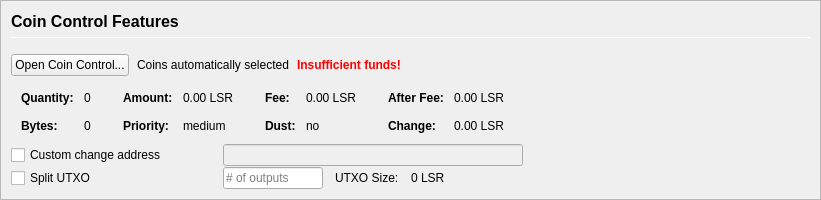
         <widget class="QFrame" name="frameCoinControl">
          <property name="sizePolicy">
           <sizepolicy hsizetype="Expanding" vsizetype="Expanding">
            <horstretch>0</horstretch>
            <verstretch>0</verstretch>
           </sizepolicy>
          </property>
          <property name="maximumSize">
           <size>
            <width>16777215</width>
            <height>16777215</height>
           </size>
          </property>
          <property name="frameShape">
           <enum>QFrame::StyledPanel</enum>
          </property>
          <property name="frameShadow">
           <enum>QFrame::Sunken</enum>
          </property>
          <layout class="QVBoxLayout" name="verticalLayoutCoinControl2">
           <property name="spacing">
            <number>0</number>
           </property>
           <property name="leftMargin">
            <number>0</number>
           </property>
           <property name="topMargin">
            <number>0</number>
           </property>
           <property name="rightMargin">
            <number>0</number>
           </property>
           <property name="bottomMargin">
            <number>0</number>
           </property>
           <item>
            <widget class="QFrame" name="frameCoinControl_BG">
             <layout class="QVBoxLayout" name="verticalLayoutCoinControl" stretch="0,0,0,0,0,0">
              <property name="spacing">
               <number>1</number>
              </property>
              <property name="leftMargin">
               <number>10</number>
              </property>
              <property name="topMargin">
               <number>10</number>
              </property>
              <item>
               <layout class="QHBoxLayout" name="horizontalLayoutCoinControl1">
                <property name="bottomMargin">
                 <number>15</number>
                </property>
                <item>
                 <layout class="QVBoxLayout" name="verticalLayout_3">
                  <property name="spacing">
                   <number>6</number>
                  </property>
                  <item>
                   <widget class="QLabel" name="labelCoinControlFeatures">
                    <property name="sizePolicy">
                     <sizepolicy hsizetype="Preferred" vsizetype="Maximum">
                      <horstretch>0</horstretch>
                      <verstretch>0</verstretch>
                     </sizepolicy>
                    </property>
                    <property name="minimumSize">
                     <size>
                      <width>0</width>
                      <height>20</height>
                     </size>
                    </property>
                    <property name="font">
                     <font>
                      <pointsize>12</pointsize>
                      <weight>75</weight>
                      <bold>true</bold>
                     </font>
                    </property>
                    <property name="styleSheet">
                     <string notr="true">font-weight:bold;</string>
                    </property>
                    <property name="text">
                     <string>Coin Control Features</string>
                    </property>
                   </widget>
                  </item>
                  <item>
                   <widget class="Line" name="line">
                    <property name="minimumSize">
                     <size>
                      <width>0</width>
                      <height>1</height>
                     </size>
                    </property>
                    <property name="maximumSize">
                     <size>
                      <width>16777215</width>
                      <height>1</height>
                     </size>
                    </property>
                    <property name="orientation">
                     <enum>Qt::Horizontal</enum>
                    </property>
                   </widget>
                  </item>
                 </layout>
                </item>
               </layout>
              </item>
              <item>
               <layout class="QHBoxLayout" name="horizontalLayoutCoinControl2" stretch="0,0,0,0">
                <property name="spacing">
                 <number>8</number>
                </property>
                <property name="bottomMargin">
                 <number>10</number>
                </property>
                <item>
                 <widget class="QPushButton" name="pushButtonCoinControl">
                  <property name="styleSheet">
                   <string notr="true"/>
                  </property>
                  <property name="text">
                   <string>Open Coin Control...</string>
                  </property>
                  <property name="autoDefault">
                   <bool>false</bool>
                  </property>
                 </widget>
                </item>
                <item>
                 <widget class="QLabel" name="labelCoinControlAutomaticallySelected">
                  <property name="text">
                   <string>Coins automatically selected</string>
                  </property>
                  <property name="margin">
                   <number>5</number>
                  </property>
                 </widget>
                </item>
                <item>
                 <widget class="QLabel" name="labelCoinControlInsuffFunds">
                  <property name="font">
                   <font>
                    <weight>75</weight>
                    <bold>true</bold>
                   </font>
                  </property>
                  <property name="styleSheet">
                   <string notr="true">color:red;font-weight:bold;</string>
                  </property>
                  <property name="text">
                   <string>Insufficient funds!</string>
                  </property>
                  <property name="margin">
                   <number>5</number>
                  </property>
                 </widget>
                </item>
                <item>
                 <spacer name="horizontalSpacerCoinControl">
                  <property name="orientation">
                   <enum>Qt::Horizontal</enum>
                  </property>
                  <property name="sizeHint" stdset="0">
                   <size>
                    <width>40</width>
                    <height>1</height>
                   </size>
                  </property>
                 </spacer>
                </item>
               </layout>
              </item>
              <item>
               <widget class="QWidget" name="widgetCoinControl" native="true">
                <property name="sizePolicy">
                 <sizepolicy hsizetype="Preferred" vsizetype="Preferred">
                  <horstretch>0</horstretch>
                  <verstretch>0</verstretch>
                 </sizepolicy>
                </property>
                <property name="minimumSize">
                 <size>
                  <width>0</width>
                  <height>0</height>
                 </size>
                </property>
                <property name="styleSheet">
                 <string notr="true"/>
                </property>
                <layout class="QHBoxLayout" name="horizontalLayoutCoinControl5">
                 <property name="leftMargin">
                  <number>0</number>
                 </property>
                 <property name="topMargin">
                  <number>0</number>
                 </property>
                 <property name="rightMargin">
                  <number>0</number>
                 </property>
                 <property name="bottomMargin">
                  <number>0</number>
                 </property>
                 <item>
                  <layout class="QHBoxLayout" name="horizontalLayoutCoinControl3" stretch="0,0,0,1">
                   <property name="spacing">
                    <number>20</number>
                   </property>
                   <property name="topMargin">
                    <number>0</number>
                   </property>
                   <property name="bottomMargin">
                    <number>10</number>
                   </property>
                   <item>
                    <layout class="QFormLayout" name="formLayoutCoinControl1">
                     <property name="horizontalSpacing">
                      <number>10</number>
                     </property>
                     <property name="verticalSpacing">
                      <number>14</number>
                     </property>
                     <property name="leftMargin">
                      <number>10</number>
                     </property>
                     <property name="topMargin">
                      <number>4</number>
                     </property>
                     <property name="rightMargin">
                      <number>6</number>
                     </property>
                     <item row="0" column="0">
                      <widget class="QLabel" name="labelCoinControlQuantityText">
                       <property name="font">
                        <font>
                         <weight>75</weight>
                         <bold>true</bold>
                        </font>
                       </property>
                       <property name="text">
                        <string>Quantity:</string>
                       </property>
                       <property name="margin">
                        <number>0</number>
                       </property>
                      </widget>
                     </item>
                     <item row="0" column="1">
                      <widget class="QLabel" name="labelCoinControlQuantity">
                       <property name="cursor">
                        <cursorShape>IBeamCursor</cursorShape>
                       </property>
                       <property name="contextMenuPolicy">
                        <enum>Qt::ActionsContextMenu</enum>
                       </property>
                       <property name="text">
                        <string notr="true">0</string>
                       </property>
                       <property name="margin">
                        <number>0</number>
                       </property>
                       <property name="textInteractionFlags">
                        <set>Qt::LinksAccessibleByMouse|Qt::TextSelectableByKeyboard|Qt::TextSelectableByMouse</set>
                       </property>
                      </widget>
                     </item>
                     <item row="1" column="0">
                      <widget class="QLabel" name="labelCoinControlBytesText">
                       <property name="font">
                        <font>
                         <weight>75</weight>
                         <bold>true</bold>
                        </font>
                       </property>
                       <property name="text">
                        <string>Bytes:</string>
                       </property>
                      </widget>
                     </item>
                     <item row="1" column="1">
                      <widget class="QLabel" name="labelCoinControlBytes">
                       <property name="cursor">
                        <cursorShape>IBeamCursor</cursorShape>
                       </property>
                       <property name="contextMenuPolicy">
                        <enum>Qt::ActionsContextMenu</enum>
                       </property>
                       <property name="text">
                        <string notr="true">0</string>
                       </property>
                       <property name="textInteractionFlags">
                        <set>Qt::LinksAccessibleByMouse|Qt::TextSelectableByKeyboard|Qt::TextSelectableByMouse</set>
                       </property>
                      </widget>
                     </item>
                    </layout>
                   </item>
                   <item>
                    <layout class="QFormLayout" name="formLayoutCoinControl2">
                     <property name="horizontalSpacing">
                      <number>10</number>
                     </property>
                     <property name="verticalSpacing">
                      <number>14</number>
                     </property>
                     <property name="leftMargin">
                      <number>6</number>
                     </property>
                     <property name="topMargin">
                      <number>4</number>
                     </property>
                     <property name="rightMargin">
                      <number>6</number>
                     </property>
                     <item row="0" column="0">
                      <widget class="QLabel" name="labelCoinControlAmountText">
                       <property name="font">
                        <font>
                         <weight>75</weight>
                         <bold>true</bold>
                        </font>
                       </property>
                       <property name="text">
                        <string>Amount:</string>
                       </property>
                       <property name="margin">
                        <number>0</number>
                       </property>
                      </widget>
                     </item>
                     <item row="0" column="1">
                      <widget class="QLabel" name="labelCoinControlAmount">
                       <property name="cursor">
                        <cursorShape>IBeamCursor</cursorShape>
                       </property>
                       <property name="contextMenuPolicy">
                        <enum>Qt::ActionsContextMenu</enum>
                       </property>
                       <property name="text">
                        <string notr="true">0.00 LSR</string>
                       </property>
                       <property name="textInteractionFlags">
                        <set>Qt::LinksAccessibleByMouse|Qt::TextSelectableByKeyboard|Qt::TextSelectableByMouse</set>
                       </property>
                      </widget>
                     </item>
                     <item row="1" column="0">
                      <widget class="QLabel" name="labelCoinControlPriorityText">
                       <property name="font">
                        <font>
                         <weight>75</weight>
                         <bold>true</bold>
                        </font>
                       </property>
                       <property name="text">
                        <string>Priority:</string>
                       </property>
                      </widget>
                     </item>
                     <item row="1" column="1">
                      <widget class="QLabel" name="labelCoinControlPriority">
                       <property name="cursor">
                        <cursorShape>IBeamCursor</cursorShape>
                       </property>
                       <property name="contextMenuPolicy">
                        <enum>Qt::ActionsContextMenu</enum>
                       </property>
                       <property name="text">
                        <string>medium</string>
                       </property>
                       <property name="textInteractionFlags">
                        <set>Qt::LinksAccessibleByMouse|Qt::TextSelectableByKeyboard|Qt::TextSelectableByMouse</set>
                       </property>
                      </widget>
                     </item>
                    </layout>
                   </item>
                   <item>
                    <layout class="QFormLayout" name="formLayoutCoinControl3">
                     <property name="horizontalSpacing">
                      <number>10</number>
                     </property>
                     <property name="verticalSpacing">
                      <number>14</number>
                     </property>
                     <property name="leftMargin">
                      <number>6</number>
                     </property>
                     <property name="topMargin">
                      <number>4</number>
                     </property>
                     <property name="rightMargin">
                      <number>6</number>
                     </property>
                     <item row="0" column="0">
                      <widget class="QLabel" name="labelCoinControlFeeText">
                       <property name="font">
                        <font>
                         <weight>75</weight>
                         <bold>true</bold>
                        </font>
                       </property>
                       <property name="text">
                        <string>Fee:</string>
                       </property>
                       <property name="margin">
                        <number>0</number>
                       </property>
                      </widget>
                     </item>
                     <item row="0" column="1">
                      <widget class="QLabel" name="labelCoinControlFee">
                       <property name="cursor">
                        <cursorShape>IBeamCursor</cursorShape>
                       </property>
                       <property name="contextMenuPolicy">
                        <enum>Qt::ActionsContextMenu</enum>
                       </property>
                       <property name="text">
                        <string notr="true">0.00 LSR</string>
                       </property>
                       <property name="textInteractionFlags">
                        <set>Qt::LinksAccessibleByMouse|Qt::TextSelectableByKeyboard|Qt::TextSelectableByMouse</set>
                       </property>
                      </widget>
                     </item>
                     <item row="1" column="0">
                      <widget class="QLabel" name="labelCoinControlLowOutputText">
                       <property name="font">
                        <font>
                         <weight>75</weight>
                         <bold>true</bold>
                        </font>
                       </property>
                       <property name="text">
                        <string>Dust:</string>
                       </property>
                      </widget>
                     </item>
                     <item row="1" column="1">
                      <widget class="QLabel" name="labelCoinControlLowOutput">
                       <property name="cursor">
                        <cursorShape>IBeamCursor</cursorShape>
                       </property>
                       <property name="contextMenuPolicy">
                        <enum>Qt::ActionsContextMenu</enum>
                       </property>
                       <property name="text">
                        <string>no</string>
                       </property>
                       <property name="textInteractionFlags">
                        <set>Qt::LinksAccessibleByMouse|Qt::TextSelectableByKeyboard|Qt::TextSelectableByMouse</set>
                       </property>
                      </widget>
                     </item>
                    </layout>
                   </item>
                   <item>
                    <layout class="QFormLayout" name="formLayoutCoinControl4">
                     <property name="horizontalSpacing">
                      <number>10</number>
                     </property>
                     <property name="verticalSpacing">
                      <number>14</number>
                     </property>
                     <property name="leftMargin">
                      <number>6</number>
                     </property>
                     <property name="topMargin">
                      <number>4</number>
                     </property>
                     <property name="rightMargin">
                      <number>6</number>
                     </property>
                     <item row="0" column="0">
                      <widget class="QLabel" name="labelCoinControlAfterFeeText">
                       <property name="font">
                        <font>
                         <weight>75</weight>
                         <bold>true</bold>
                        </font>
                       </property>
                       <property name="text">
                        <string>After Fee:</string>
                       </property>
                       <property name="margin">
                        <number>0</number>
                       </property>
                      </widget>
                     </item>
                     <item row="0" column="1">
                      <widget class="QLabel" name="labelCoinControlAfterFee">
                       <property name="cursor">
                        <cursorShape>IBeamCursor</cursorShape>
                       </property>
                       <property name="contextMenuPolicy">
                        <enum>Qt::ActionsContextMenu</enum>
                       </property>
                       <property name="text">
                        <string notr="true">0.00 LSR</string>
                       </property>
                       <property name="textInteractionFlags">
                        <set>Qt::LinksAccessibleByMouse|Qt::TextSelectableByKeyboard|Qt::TextSelectableByMouse</set>
                       </property>
                      </widget>
                     </item>
                     <item row="1" column="0">
                      <widget class="QLabel" name="labelCoinControlChangeText">
                       <property name="font">
                        <font>
                         <weight>75</weight>
                         <bold>true</bold>
                        </font>
                       </property>
                       <property name="text">
                        <string>Change:</string>
                       </property>
                      </widget>
                     </item>
                     <item row="1" column="1">
                      <widget class="QLabel" name="labelCoinControlChange">
                       <property name="cursor">
                        <cursorShape>IBeamCursor</cursorShape>
                       </property>
                       <property name="contextMenuPolicy">
                        <enum>Qt::ActionsContextMenu</enum>
                       </property>
                       <property name="text">
                        <string notr="true">0.00 LSR</string>
                       </property>
                       <property name="textInteractionFlags">
                        <set>Qt::LinksAccessibleByMouse|Qt::TextSelectableByKeyboard|Qt::TextSelectableByMouse</set>
                       </property>
                      </widget>
                     </item>
                    </layout>
                   </item>
                  </layout>
                 </item>
                </layout>
               </widget>
              </item>
              <item>
               <layout class="QHBoxLayout" name="horizontalLayoutCoinControl4">
                <property name="spacing">
                 <number>12</number>
                </property>
                <property name="sizeConstraint">
                 <enum>QLayout::SetDefaultConstraint</enum>
                </property>
                <property name="topMargin">
                 <number>0</number>
                </property>
                <property name="rightMargin">
                 <number>0</number>
                </property>
                <item>
                 <widget class="QCheckBox" name="checkBoxCoinControlChange">
                  <property name="sizePolicy">
                   <sizepolicy hsizetype="Preferred" vsizetype="Preferred">
                    <horstretch>0</horstretch>
                    <verstretch>0</verstretch>
                   </sizepolicy>
                  </property>
                  <property name="minimumSize">
                   <size>
                    <width>200</width>
                    <height>0</height>
                   </size>
                  </property>
                  <property name="maximumSize">
                   <size>
                    <width>200</width>
                    <height>16777215</height>
                   </size>
                  </property>
                  <property name="toolTip">
                   <string>If this is activated, but the change address is empty or invalid, change will be sent to a newly generated address.</string>
                  </property>
                  <property name="text">
                   <string>Custom change address</string>
                  </property>
                 </widget>
                </item>
                <item>
                 <widget class="QValidatedLineEdit" name="lineEditCoinControlChange">
                  <property name="enabled">
                   <bool>false</bool>
                  </property>
                  <property name="sizePolicy">
                   <sizepolicy hsizetype="Preferred" vsizetype="Preferred">
                    <horstretch>0</horstretch>
                    <verstretch>0</verstretch>
                   </sizepolicy>
                  </property>
                  <property name="minimumSize">
                   <size>
                    <width>300</width>
                    <height>0</height>
                   </size>
                  </property>
                 </widget>
                </item>
                <item>
                 <widget class="QLabel" name="labelCoinControlChangeLabel">
                  <property name="sizePolicy">
                   <sizepolicy hsizetype="Preferred" vsizetype="Preferred">
                    <horstretch>0</horstretch>
                    <verstretch>0</verstretch>
                   </sizepolicy>
                  </property>
                  <property name="minimumSize">
                   <size>
                    <width>100</width>
                    <height>0</height>
                   </size>
                  </property>
                  <property name="text">
                   <string/>
                  </property>
                  <property name="margin">
                   <number>3</number>
                  </property>
                 </widget>
                </item>
               </layout>
              </item>
              <item>
               <layout class="QHBoxLayout" name="horizontalLayoutCoinControl6">
                <property name="spacing">
                 <number>12</number>
                </property>
                <property name="rightMargin">
                 <number>0</number>
                </property>
                <item>
                 <widget class="QCheckBox" name="splitBlockCheckBox">
                  <property name="sizePolicy">
                   <sizepolicy hsizetype="Preferred" vsizetype="Preferred">
                    <horstretch>0</horstretch>
                    <verstretch>0</verstretch>
                   </sizepolicy>
                  </property>
                  <property name="minimumSize">
                   <size>
                    <width>200</width>
                    <height>0</height>
                   </size>
                  </property>
                  <property name="maximumSize">
                   <size>
                    <width>200</width>
                    <height>16777215</height>
                   </size>
                  </property>
                  <property name="text">
                   <string>Split UTXO</string>
                  </property>
                 </widget>
                </item>
                <item>
                 <widget class="QLineEdit" name="splitBlockLineEdit">
                  <property name="sizePolicy">
                   <sizepolicy hsizetype="Preferred" vsizetype="Preferred">
                    <horstretch>50</horstretch>
                    <verstretch>0</verstretch>
                   </sizepolicy>
                  </property>
                  <property name="minimumSize">
                   <size>
                    <width>100</width>
                    <height>0</height>
                   </size>
                  </property>
                  <property name="maximumSize">
                   <size>
                    <width>100</width>
                    <height>16777215</height>
                   </size>
                  </property>
                  <property name="placeholderText">
                   <string># of outputs</string>
                  </property>
                 </widget>
                </item>
                <item>
                 <widget class="QLabel" name="labelBlockSizeText">
                  <property name="text">
                   <string>UTXO Size:</string>
                  </property>
                 </widget>
                </item>
                <item>
                 <widget class="QLabel" name="labelBlockSize">
                  <property name="text">
                   <string>0 LSR</string>
                  </property>
                 </widget>
                </item>
                <item>
                 <spacer name="horizontalSpacer_7">
                  <property name="orientation">
                   <enum>Qt::Horizontal</enum>
                  </property>
                  <property name="sizeHint" stdset="0">
                   <size>
                    <width>40</width>
                    <height>20</height>
                   </size>
                  </property>
                 </spacer>
                </item>
               </layout>
              </item>
              <item>
               <spacer name="verticalSpacerCoinControl">
                <property name="orientation">
                 <enum>Qt::Vertical</enum>
                </property>
                <property name="sizeHint" stdset="0">
                 <size>
                  <width>800</width>
                  <height>1</height>
                 </size>
                </property>
               </spacer>
              </item>
             </layout>
            </widget>
           </item>
          </layout>
         </widget>
